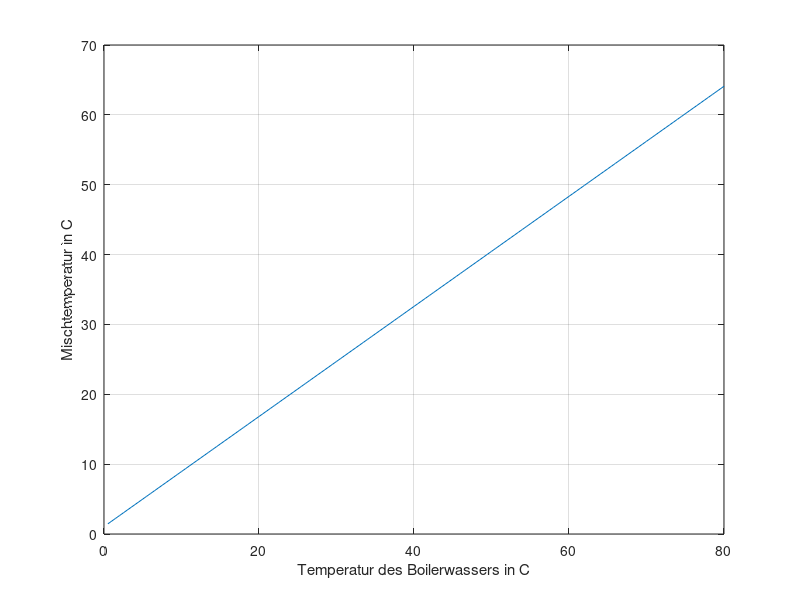
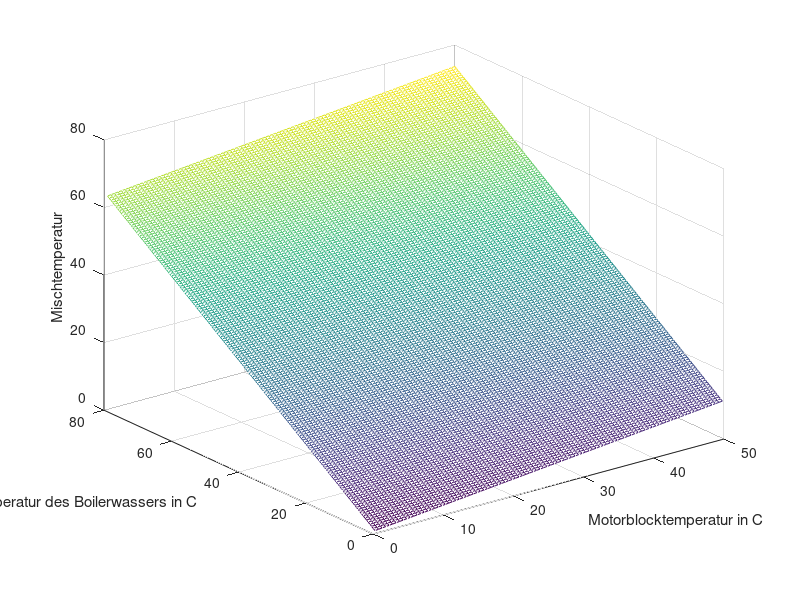

Source code (MATLAB) for these figures, in order:
% Temperaturberechnung / Q-Mansy / Kuehlwassermanagement
% 21.Juni.2014
% Version 1
%
% Berechnung der Mischtemperatur.
close all
clear all
clc


% Voreinstellungen
m_M = 100;        % Motormasse in kg
c_M = 0.45;       % Waermekapazitaet Eisen in kJ*(1/K)*K
T_M = 10;         % Temperatur des Motorblocks
m_W = 40;         % Masse des Boilerwassers
c_W = 4.18;       % Waermekapazitaet Wasser in kJ*(1/K)*K
T_W = 70;         % Temperatur des Boilerwassers

% Berechnen der Mischtemperatur
for k = 1:100     % Schleife zum variieren der Motorblocktemperatur 
  T_M(k) = k/2;
  for i = 1:160   % Schleife zum variieren der Boilertemperatur
    T_W(i) = i/2;
    T_X(i,k) = (m_M*c_M*T_M(k) + m_W*c_W*T_W(i))/(m_W*c_W + m_M*c_M);
  end
end

% Plotten
figure()
plot(T_W, T_X(:,10))
xlim([0 80])
xlabel('Temperatur des Boilerwassers in C')
ylabel('Mischtemperatur in C')
grid on

figure()
[x,y] = meshgrid(T_M,T_W);
mesh(x,y,T_X);
xlabel('Motorblocktemperatur in C');
ylabel('Temperatur des Boilerwassers in C');
zlabel('Mischtemperatur');
